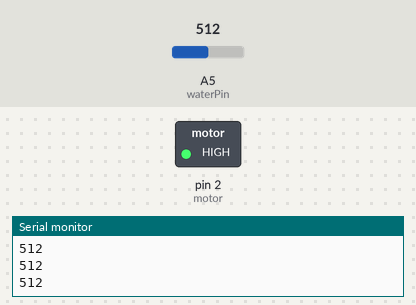
A sketch run on a simulated Arduino Uno, built with avr-gcc and run on an emulated ATmega328P. Parts: switched loads named in the sketch (green lamp = pin HIGH), the last lines printed to the serial monitor. Inputs (shaded band) come from the test bench; at power-on: A5 (waterPin) = 512.

Above: at 1.2 s.
1.3 s: A5 (waterPin) set to 107
2.8 s: A5 (waterPin) set to 89
At 3.7 s:
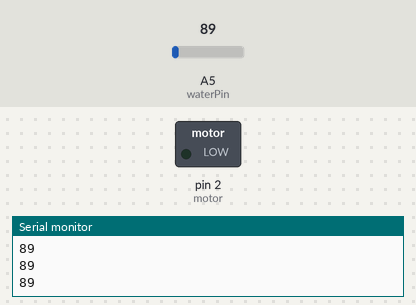
4.3 s: A5 (waterPin) set to 110
At 5.0 s:
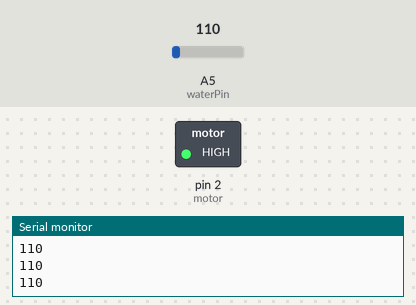
5.8 s: A5 (waterPin) set to 90
At 6.3 s:
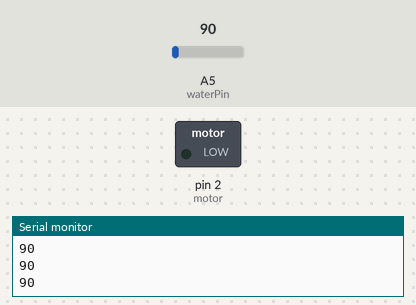
Timing chart, 0 to 8.3 s (numbered marks = the images above; inputs shaded):
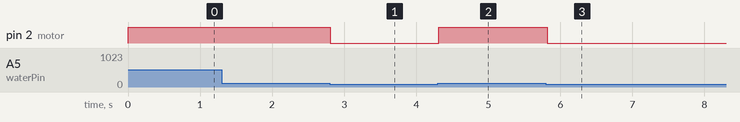

Measured:
- the behaviour switches between 100 and 99 on A5 (waterPin) (found by bisection; images 0 and 1)
- after the input at 2.8 s, pin 2 (motor): HIGH → LOW at once
- after the input at 4.3 s, pin 2 (motor): LOW → HIGH at once
- after the input at 5.8 s, pin 2 (motor): HIGH → LOW at once

The sketch:

step1.ino
```cpp
int waterPin = A5; //수위수분센서
int motor = 2; //모터

void setup() {
  Serial.begin(9600);
  pinMode(motor, OUTPUT); //모터 출력
}

void loop() {
  // put your main code here, to run repeatedly:
  int value = analogRead(waterPin);

  if (value < 100) {
    digitalWrite(motor, LOW); //수위가 100보다 낮으면 모터 정지
  }
  else if (value <= 500) {
    digitalWrite(motor, HIGH); //수위가 100~500사이면 모터 회전
  }
  else {
    digitalWrite(motor, HIGH);
  }
  delay(100);
  Serial.println(value); //시리얼모니터에 수위값 표시
}
```
